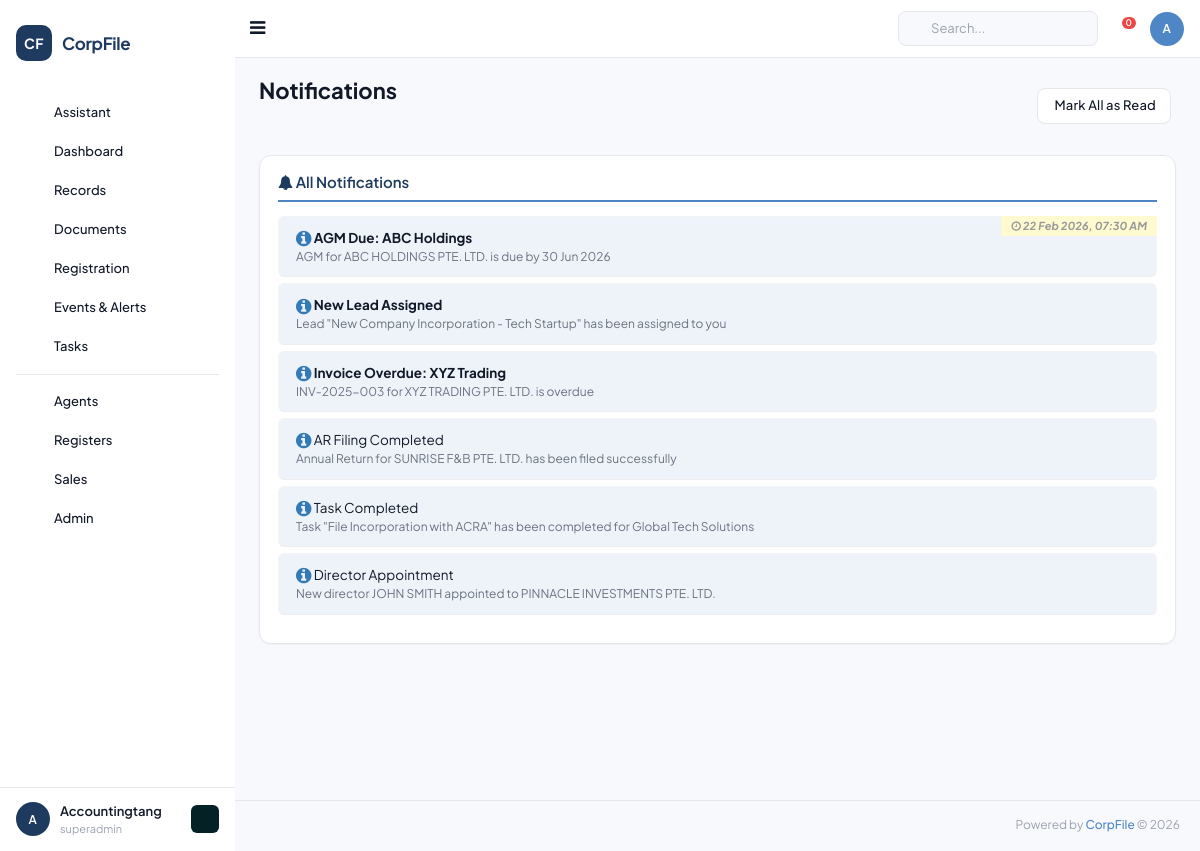
Page /notifications (signed in) on the committed database.
### tables this page shows
CREATE TABLE `notifications` (
  `id` INT UNSIGNED AUTO_INCREMENT PRIMARY KEY,
  `client_id` INT UNSIGNED NOT NULL,
  `user_id` INT UNSIGNED NOT NULL,
  `title` VARCHAR(255) NOT NULL,
  `message` TEXT DEFAULT NULL,
  `link` VARCHAR(500) DEFAULT NULL,
  `is_read` TINYINT DEFAULT 0,
  `created_at` DATETIME DEFAULT CURRENT_TIMESTAMP,
  FOREIGN KEY (`client_id`) REFERENCES `clients`(`id`),
  FOREIGN KEY (`user_id`) REFERENCES `users`(`id`) ON DELETE CASCADE
);

### application/controllers/Notifications.php (called while the page is built, shortened)
<?php
class Notifications extends BaseController {
    public function index() {
        $data = [
            'page_title' => 'Notifications',
            'notifications' => [],
        ];
        if ($this->db) {
            $userId = $_SESSION['user_id'] ?? 0;
            $data['notifications'] = $this->db->fetchAll(
                "SELECT * FROM notifications WHERE user_id = ? ORDER BY created_at DESC LIMIT 50",
                [$userId]
            );
        }
        $this->loadLayout('notifications/index', $data);
    }
}

### application/libraries/Database.php (called while the page is built, shortened)
<?php
class Database {
    private static $instance = null;
    private $pdo;
    public function __construct() {
        $config = $GLOBALS['db_config'];
        try {
            $socket = getenv('DB_SOCKET');
            if ($socket) {
                $dsn = "mysql:unix_socket={$socket};dbname={$config['database']};charset={$config['charset']}";
            } else {
                $dsn = "mysql:host={$config['host']};port={$config['port']};dbname={$config['database']};charset={$config['charset']}";
            }
            $options = [
                PDO::ATTR_ERRMODE => PDO::ERRMODE_EXCEPTION,
                PDO::ATTR_DEFAULT_FETCH_MODE => PDO::FETCH_OBJ,
                PDO::ATTR_EMULATE_PREPARES => false,
            ];
            if (defined('PDO::MYSQL_ATTR_SSL_VERIFY_SERVER_CERT')) {
                $options[PDO::MYSQL_ATTR_SSL_VERIFY_SERVER_CERT] = false;
            }
            $this->pdo = new PDO($dsn, $config['username'], $config['password'], $options);
        } catch (PDOException $e) {
            if (ENVIRONMENT === 'development') {
                die('Database connection failed: ' . $e->getMessage());
            } else {
                die('Database connection failed.');
            }
        }
    }
    public static function getInstance() {
        if (self::$instance === null) {
            self::$instance = new self();
        }
        return self::$instance;
    }
    public function query($sql, $params = []) {
        $stmt = $this->pdo->prepare($sql);
        $stmt->execute($params);
        return $stmt;
    }
    public function fetchAll($sql, $params = []) {
        return $this->query($sql, $params)->fetchAll();
    }
}

### application/views/notifications/index.php (the view, shortened to what this page needs)
<div class="page-title">
    <div class="title_left">
        <h3>Notifications</h3>
    </div>
    <div class="title_right">
        <div class="pull-right">
            <button class="btn btn-default btn-sm" id="markAllRead"><i class="fa fa-check-double"></i> Mark All as Read</button>
        </div>
    </div>
</div>
<div class="row">
    <div class="col-md-12">
        <div class="x_panel">
            <div class="x_title" style="background:#206570;border-radius:5px 5px 0 0;">
                <h2 style="color:#fff;"><i class="fa fa-bell"></i> All Notifications</h2>
            </div>
            <div class="x_content">
                <?php if (!empty($notifications)): ?>
                <ul class="list-unstyled msg_list">
                    <?php foreach ($notifications as $notif): ?>
                    <li class="<?= ($notif->is_read ?? false) ? '' : 'unread' ?>" style="border-bottom:1px solid #eee;padding:12px 10px;<?= ($notif->is_read ?? false) ? '' : 'background:#f5f9ff;' ?>">
                        <a href="<?= htmlspecialchars($notif->link ?? '#') ?>" style="text-decoration:none;color:inherit;">
                            <span class="image">
                                <?php
                                $icon = 'fa-info-circle';
                                $color = '#337ab7';
                                ?>
                                <i class="fa <?= $icon ?> fa-lg" style="color:<?= $color ?>;"></i>
                            </span>
                            <span>
                                <span style="font-weight:<?= ($notif->is_read ?? false) ? 'normal' : 'bold' ?>;"><?= htmlspecialchars($notif->title ?? '') ?></span>
                            </span>
                            <span class="message"><?= htmlspecialchars($notif->message ?? '') ?></span>
                            <span class="time" style="font-size:11px;color:#999;">
                                <i class="fa fa-clock-o"></i> <?= isset($notif->created_at) ? date('d M Y, h:i A', strtotime($notif->created_at)) : '' ?>
                            </span>
                        </a>
                    </li>
                    <?php endforeach; ?>
                </ul>
                <?php endif; ?>
            </div>
        </div>
    </div>
</div>

### rows in the picture
notifications: title "AGM Due: ABC Holdings", message "AGM for ABC HOLDINGS PTE. LTD. is due by 30 Jun 2026"
notifications: title "New Lead Assigned", message "Lead \"New Company Incorporation - Tech Startup\" has been assigned to you"
notifications: title "Invoice Overdue: XYZ Trading", message "INV-2025-003 for XYZ TRADING PTE. LTD. is overdue"
notifications: title "AR Filing Completed", message "Annual Return for SUNRISE F&B PTE. LTD. has been filed successfully"
notifications: title "Task Completed", message "Task \"File Incorporation with ACRA\" has been completed for Global Tech Solutions"
notifications: title "Director Appointment", message "New director JOHN SMITH appointed to PINNACLE INVESTMENTS PTE. LTD.", created_at "22 Feb 2026, 07:30 AM"

### other values in the picture
$user_initials "A"
$user_name "Accountingtang"
$user_role "superadmin"
